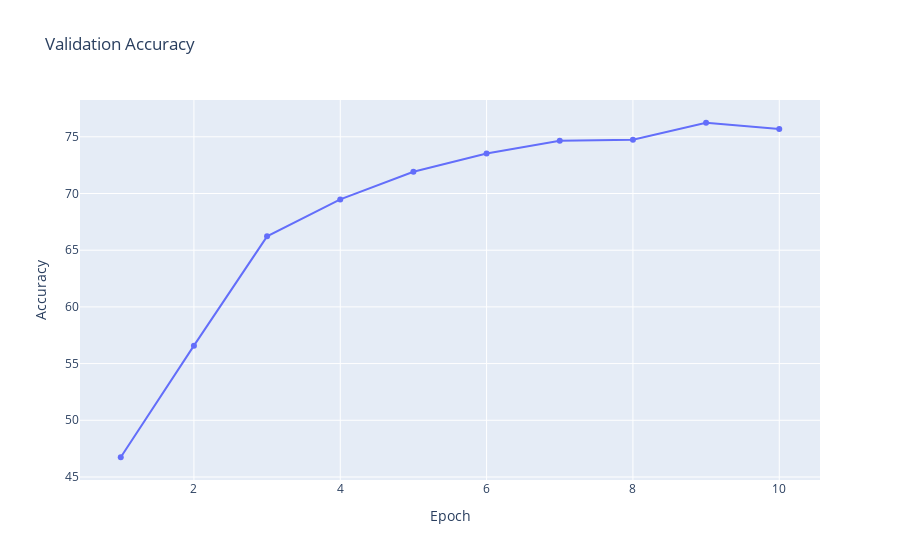

Notebook code cell kept with this figure:
### Code cell
# plot the validation accuracy in plotly plot
import plotly.graph_objects as go
fig = go.Figure()
fig.add_trace(go.Scatter(x=np.arange(1,num_epochs+1), y=accuracy_values,
                    mode='lines+markers',
                    name='Validation Accuracy'))
fig.update_layout(title='Validation Accuracy',
                        xaxis_title='Epoch',
                        yaxis_title='Accuracy')
fig.show()

### Figure 1 — Plotly figure (JSON) as saved in the notebook; plotly's stock layout.template omitted (floating-point values rounded to 4 significant figures)
{"data": [{"mode": "lines+markers", "name": "Validation Accuracy", "type": "scatter", "x": [1, 2, 3, 4, 5, 6, 7, 8, 9, 10], "y": [46.74, 56.58, 66.22, 69.48, 71.92, 73.52, 74.66, 74.74, 76.24, 75.68]}], "layout": {"title": {"text": "Validation Accuracy"}, "xaxis": {"title": {"text": "Epoch"}}, "yaxis": {"title": {"text": "Accuracy"}}}}
